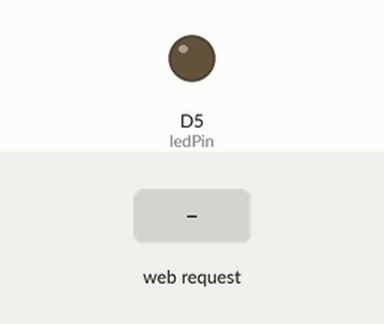
A sketch run on a simulated ESP8266 (NodeMCU). On the bench: output pins drawn as LEDs (lit = HIGH). The inputs (shaded band) are chosen by the test bench. WiFi joins after 1.5 s; servers stay silent unless stated; what the sketch prints to the serial monitor is not drawn.

Above: at 2.7 s.
2.8 s: HTTP request GET /LED=ON received
At 4.0 s:
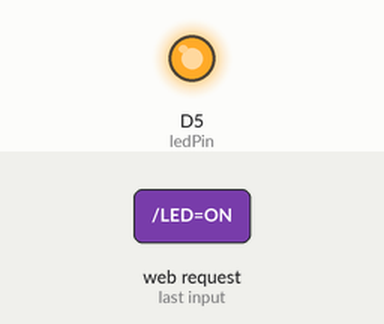
4.3 s: HTTP request GET /LED=OFF received
At 5.1 s:
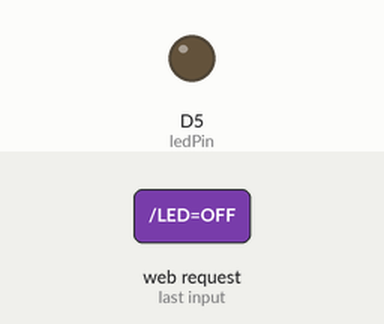
Timing chart, 0 to 7.3 s (numbered marks = the images above; inputs shaded):
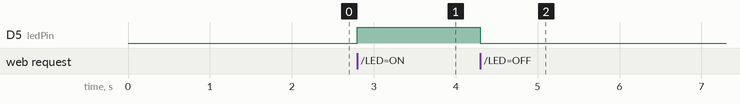

The sketch:

Project_1_Kontrol_LED.ino
```cpp
#include <ESP8266WiFi.h>
const char* ssid = "SMP-SMA FILIASOFIA";
const char* password = "haleluya100220";

int ledPin = D5;
WiFiServer server(80);

void setup() {
  Serial.begin(115200);
  delay(10);
  pinMode(ledPin, OUTPUT);
  digitalWrite(ledPin, LOW);
  Serial.println();
  Serial.println();
  Serial.print("Connecting to ");
  Serial.println(ssid);
  WiFi.begin(ssid, password);

  while (WiFi.status() != WL_CONNECTED) {
    delay(500);
    Serial.print(".");
  }
  Serial.println("");
  Serial.println("WiFi connected");
  server.begin();
  Serial.println("Server started");
  Serial.print("Use this URL to connect: ");
  Serial.print("http://");
  Serial.print(WiFi.localIP());
  Serial.println("/");
}

void loop() {
  WiFiClient client = server.available();
  if (!client) {
    return;
  }

  Serial.println("new client");
  while(!client.available()){
    delay(1);
  }

  String request = client.readStringUntil('\r');
  Serial.println(request);
  client.flush();

  int value = LOW;
  if (request.indexOf("/LED=ON") != -1)  {
    digitalWrite(ledPin, HIGH);
    value = HIGH;
  }
  if (request.indexOf("/LED=OFF") != -1)  {
    digitalWrite(ledPin, LOW);
    value = LOW;
  }

  client.println("HTTP/1.1 200 OK");
  client.println("Content-Type: text/html");
  client.println(""); //  do not forget this one
  client.println("<!DOCTYPE HTML>");
  client.println("<html>");

  client.print("Led pin is now: ");

  if(value == HIGH) {
    client.print("On");
  } else {
    client.print("Off");
  }
  client.println("<br><br>");
  client.println("<a href=\"/LED=ON\"\"><button>Turn On </button></a>");
  client.println("<a href=\"/LED=OFF\"\"><button>Turn Off </button></a><br />");
  client.println("</html>");
  delay(1);
  Serial.println("Client disonnected");
  Serial.println("");
}
```

Measured:
- after the input at 2.8 s, D5 (ledPin): LOW → HIGH at once
- after the input at 4.3 s, D5 (ledPin): HIGH → LOW at once
